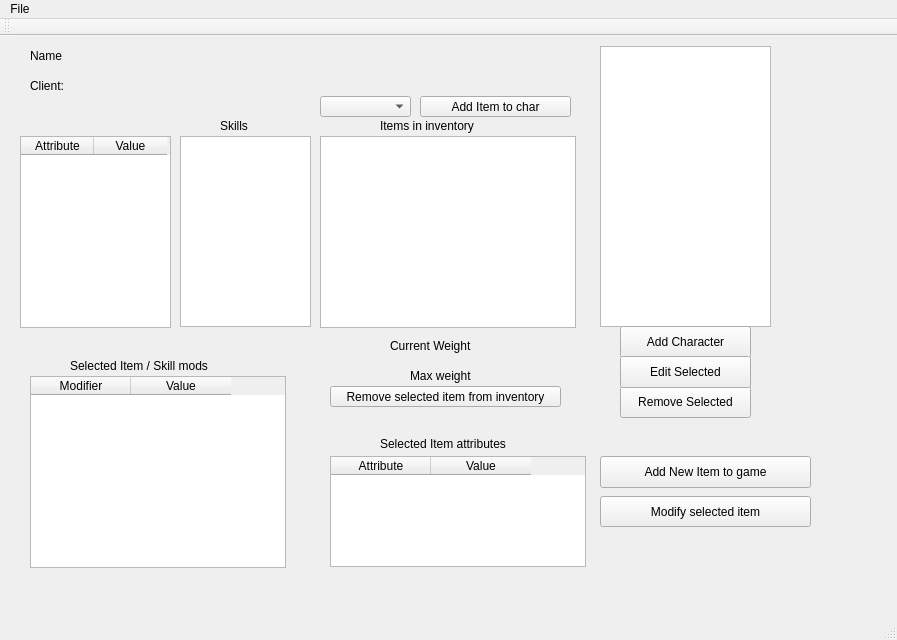
<?xml version="1.0" encoding="UTF-8"?>
<ui version="4.0">
 <class>ServerWindow</class>
 <widget class="QMainWindow" name="ServerWindow">
  <property name="geometry">
   <rect>
    <x>0</x>
    <y>0</y>
    <width>897</width>
    <height>640</height>
   </rect>
  </property>
  <property name="windowTitle">
   <string>ServerWindow</string>
  </property>
  <widget class="QWidget" name="centralWidget">
   <widget class="QListView" name="char_listView">
    <property name="geometry">
     <rect>
      <x>600</x>
      <y>10</y>
      <width>171</width>
      <height>281</height>
     </rect>
    </property>
   </widget>
   <widget class="QPushButton" name="add_charButton">
    <property name="geometry">
     <rect>
      <x>620</x>
      <y>290</y>
      <width>131</width>
      <height>32</height>
     </rect>
    </property>
    <property name="text">
     <string>Add Character</string>
    </property>
   </widget>
   <widget class="QLabel" name="label">
    <property name="geometry">
     <rect>
      <x>30</x>
      <y>10</y>
      <width>62</width>
      <height>19</height>
     </rect>
    </property>
    <property name="text">
     <string>Name</string>
    </property>
   </widget>
   <widget class="QLabel" name="label_2">
    <property name="geometry">
     <rect>
      <x>410</x>
      <y>330</y>
      <width>81</width>
      <height>19</height>
     </rect>
    </property>
    <property name="text">
     <string>Max weight</string>
    </property>
   </widget>
   <widget class="QListView" name="skills_listView">
    <property name="geometry">
     <rect>
      <x>180</x>
      <y>100</y>
      <width>131</width>
      <height>191</height>
     </rect>
    </property>
   </widget>
   <widget class="QLabel" name="label_3">
    <property name="geometry">
     <rect>
      <x>30</x>
      <y>40</y>
      <width>62</width>
      <height>19</height>
     </rect>
    </property>
    <property name="text">
     <string>Client:</string>
    </property>
   </widget>
   <widget class="QLabel" name="clientIPLabel">
    <property name="geometry">
     <rect>
      <x>90</x>
      <y>40</y>
      <width>141</width>
      <height>19</height>
     </rect>
    </property>
    <property name="text">
     <string/>
    </property>
   </widget>
   <widget class="QLabel" name="label_4">
    <property name="geometry">
     <rect>
      <x>220</x>
      <y>80</y>
      <width>62</width>
      <height>19</height>
     </rect>
    </property>
    <property name="text">
     <string>Skills</string>
    </property>
   </widget>
   <widget class="QListView" name="item_listView">
    <property name="geometry">
     <rect>
      <x>320</x>
      <y>100</y>
      <width>256</width>
      <height>192</height>
     </rect>
    </property>
   </widget>
   <widget class="QLabel" name="label_6">
    <property name="geometry">
     <rect>
      <x>380</x>
      <y>80</y>
      <width>121</width>
      <height>20</height>
     </rect>
    </property>
    <property name="text">
     <string>Items in inventory</string>
    </property>
   </widget>
   <widget class="QLabel" name="curr_weightLabel">
    <property name="geometry">
     <rect>
      <x>510</x>
      <y>300</y>
      <width>62</width>
      <height>19</height>
     </rect>
    </property>
    <property name="text">
     <string/>
    </property>
   </widget>
   <widget class="QLabel" name="max_weightLabel">
    <property name="geometry">
     <rect>
      <x>510</x>
      <y>330</y>
      <width>62</width>
      <height>19</height>
     </rect>
    </property>
    <property name="text">
     <string/>
    </property>
   </widget>
   <widget class="QLabel" name="label_7">
    <property name="geometry">
     <rect>
      <x>390</x>
      <y>300</y>
      <width>101</width>
      <height>20</height>
     </rect>
    </property>
    <property name="text">
     <string>Current Weight</string>
    </property>
   </widget>
   <widget class="QPushButton" name="remove_charButton">
    <property name="geometry">
     <rect>
      <x>620</x>
      <y>350</y>
      <width>131</width>
      <height>32</height>
     </rect>
    </property>
    <property name="text">
     <string>Remove Selected</string>
    </property>
   </widget>
   <widget class="QLabel" name="char_nameLabel">
    <property name="geometry">
     <rect>
      <x>80</x>
      <y>10</y>
      <width>191</width>
      <height>19</height>
     </rect>
    </property>
    <property name="text">
     <string/>
    </property>
   </widget>
   <widget class="QPushButton" name="edit_charButton">
    <property name="geometry">
     <rect>
      <x>620</x>
      <y>320</y>
      <width>131</width>
      <height>32</height>
     </rect>
    </property>
    <property name="text">
     <string>Edit Selected</string>
    </property>
   </widget>
   <widget class="QTableWidget" name="attr_tableWidget">
    <property name="geometry">
     <rect>
      <x>20</x>
      <y>100</y>
      <width>151</width>
      <height>192</height>
     </rect>
    </property>
    <attribute name="horizontalHeaderDefaultSectionSize">
     <number>73</number>
    </attribute>
    <column>
     <property name="text">
      <string>Attribute</string>
     </property>
    </column>
    <column>
     <property name="text">
      <string>Value</string>
     </property>
    </column>
   </widget>
   <widget class="QComboBox" name="item_comboBox">
    <property name="geometry">
     <rect>
      <x>320</x>
      <y>60</y>
      <width>91</width>
      <height>21</height>
     </rect>
    </property>
   </widget>
   <widget class="QPushButton" name="pushButton">
    <property name="geometry">
     <rect>
      <x>420</x>
      <y>60</y>
      <width>151</width>
      <height>21</height>
     </rect>
    </property>
    <property name="text">
     <string>Add Item to char</string>
    </property>
   </widget>
   <widget class="QPushButton" name="remove_itemButton">
    <property name="geometry">
     <rect>
      <x>330</x>
      <y>350</y>
      <width>231</width>
      <height>21</height>
     </rect>
    </property>
    <property name="text">
     <string>Remove selected item from inventory</string>
    </property>
   </widget>
   <widget class="QLabel" name="label_5">
    <property name="geometry">
     <rect>
      <x>70</x>
      <y>320</y>
      <width>181</width>
      <height>19</height>
     </rect>
    </property>
    <property name="text">
     <string>Selected Item / Skill mods</string>
    </property>
   </widget>
   <widget class="QTableWidget" name="entity_tableWidget">
    <property name="geometry">
     <rect>
      <x>30</x>
      <y>340</y>
      <width>256</width>
      <height>192</height>
     </rect>
    </property>
    <column>
     <property name="text">
      <string>Modifier</string>
     </property>
    </column>
    <column>
     <property name="text">
      <string>Value</string>
     </property>
    </column>
   </widget>
   <widget class="QTableWidget" name="tableWidget">
    <property name="geometry">
     <rect>
      <x>330</x>
      <y>420</y>
      <width>256</width>
      <height>111</height>
     </rect>
    </property>
    <column>
     <property name="text">
      <string>Attribute</string>
     </property>
    </column>
    <column>
     <property name="text">
      <string>Value</string>
     </property>
    </column>
   </widget>
   <widget class="QPushButton" name="pushButton_2">
    <property name="geometry">
     <rect>
      <x>600</x>
      <y>420</y>
      <width>211</width>
      <height>32</height>
     </rect>
    </property>
    <property name="text">
     <string>Add New Item to game</string>
    </property>
   </widget>
   <widget class="QLabel" name="label_8">
    <property name="geometry">
     <rect>
      <x>380</x>
      <y>400</y>
      <width>151</width>
      <height>16</height>
     </rect>
    </property>
    <property name="text">
     <string>Selected Item attributes</string>
    </property>
   </widget>
   <widget class="QPushButton" name="item_modButton">
    <property name="geometry">
     <rect>
      <x>600</x>
      <y>460</y>
      <width>211</width>
      <height>31</height>
     </rect>
    </property>
    <property name="text">
     <string>Modify selected item</string>
    </property>
   </widget>
  </widget>
  <widget class="QMenuBar" name="menuBar">
   <property name="geometry">
    <rect>
     <x>0</x>
     <y>0</y>
     <width>897</width>
     <height>21</height>
    </rect>
   </property>
   <widget class="QMenu" name="menuFile">
    <property name="title">
     <string>File</string>
    </property>
    <addaction name="actionNew_story"/>
    <addaction name="separator"/>
    <addaction name="actionSave_story"/>
    <addaction name="separator"/>
    <addaction name="actionQuit"/>
   </widget>
   <addaction name="menuFile"/>
  </widget>
  <widget class="QToolBar" name="mainToolBar">
   <attribute name="toolBarArea">
    <enum>TopToolBarArea</enum>
   </attribute>
   <attribute name="toolBarBreak">
    <bool>false</bool>
   </attribute>
  </widget>
  <widget class="QStatusBar" name="statusBar"/>
  <action name="actionSave_story">
   <property name="text">
    <string>Save story</string>
   </property>
  </action>
  <action name="actionQuit">
   <property name="text">
    <string>Quit</string>
   </property>
  </action>
  <action name="actionNew_story">
   <property name="text">
    <string>New/Load story</string>
   </property>
  </action>
 </widget>
 <layoutdefault spacing="6" margin="11"/>
 <resources/>
 <connections/>
</ui>
